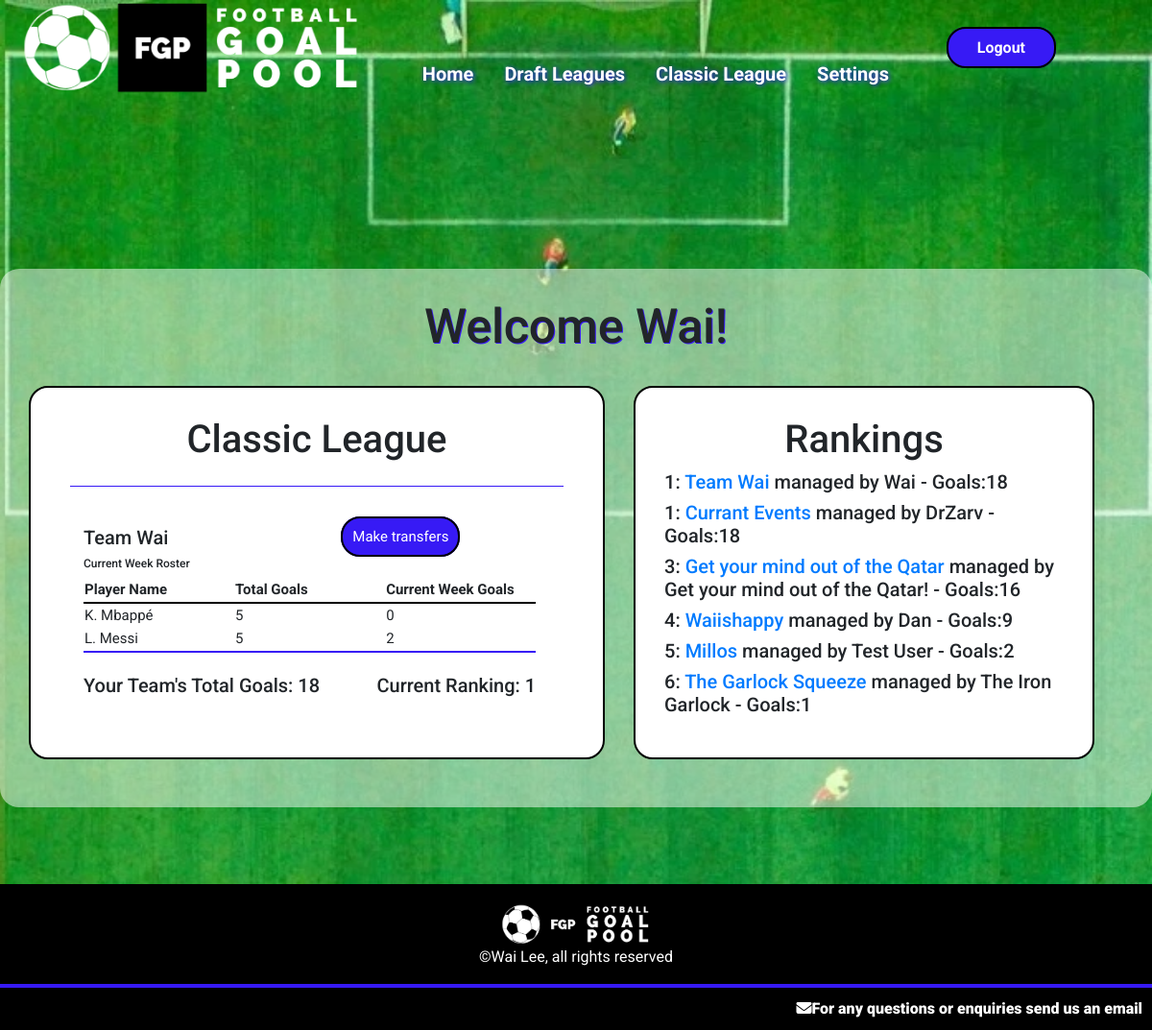
/globalleague (signed in), run on an earlier commit of the app's database.
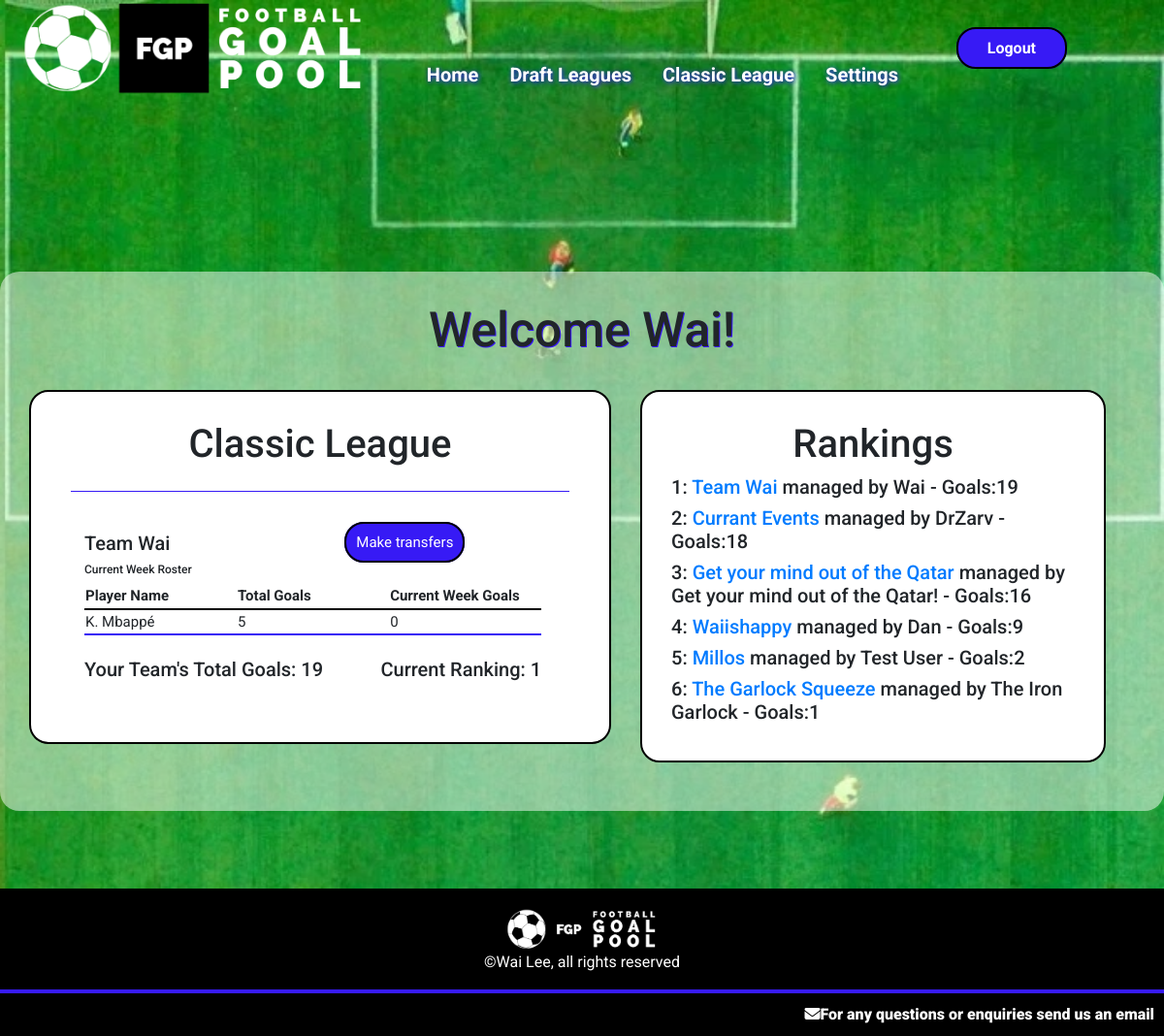
And on a later commit of the database.
### goalpoolapp/models.py (models this page shows, shortened)
class Player(models.Model):
    playercode = models.IntegerField()
    leagues = models.ManyToManyField(League, related_name="leagueplayers", blank=True)
    nickname = models.CharField(max_length=64)
    goals = models.IntegerField(default=0)
    country = models.ForeignKey(Country, on_delete=models.CASCADE, related_name="players")
    currentweekgoals = models.IntegerField(default=0)
    position = models.CharField(max_length=12)
    pic = models.CharField(max_length=100)

class Team(models.Model):
    manager = models.ForeignKey(User, on_delete=models.CASCADE, related_name="managedteams")
    league = models.ForeignKey(League, on_delete=models.CASCADE, related_name="leagueteams")
    players = models.ManyToManyField(Player, related_name="teams", blank=True)
    provisionalplayers = models.ManyToManyField(Player, related_name="provisionalteams", blank=True)
    rank = models.IntegerField(default=1)
    teamname = models.CharField(max_length=64)
    totalgoals = models.IntegerField(default=0)
    draftnumber = models.IntegerField(blank=True, null=True)

class User(AbstractUser):
    emailpermission = models.BooleanField(null=True)

### goalpoolapp/views.py (the view)
# urls.py: path('globalleague', views.globalleague, name='globalleague'),
@login_required
def globalleague(request):
    if request.method == "GET":
        global_league = getGlobalLeague()
        try:
            userteam = Team.objects.get(league=global_league, manager=request.user)
            global_teams = global_league.leagueteams.all().order_by('totalgoals')
            teamorder = Paginator(global_teams, 50)
            page = request.GET.get('page')
            teams = teamorder.get_page(page)
            return render(request, 'goalpoolapp/globalleague.html', {
                "league": global_league,
                "team": userteam,
                "teams": teams
            })
        except:
            return render(request, 'goalpoolapp/globalleague.html')

### goalpoolapp/functions.py (called while the page is built)
def getGlobalLeague():
    return League.objects.get(id='19')

### goalpoolapp/templates/goalpoolapp/globalleague.html (shortened to what this page needs)
{% extends "goalpoolapp/layout.html" %}
{% load static %}
{% block body %}
<div id="main-page-content-container">
    <div id="main-page-content">
        <h2>Welcome {{ user.username }}!</h2>
        <br>
        {% if not team %}
        <h3>You currently do not have a team registered for the Classic league</h3>
        <a class="button" href="{% url 'goalpoolapp:createglobalteam' %}">Click here to create a team</a>
        {% else %}
            <div class="leagues-container">
                <div>
                    <div class="leaguecontainer">
                        <h3>Classic League</h3>
                        <hr>
                        <div class="leagueinformation">
                            <div class="leaguetablecontainer">
                                <div class="split-flexbox">
                                    <div>
                                        <h5>{{ team.teamname }}</h5>
                                        <h6>Current Week Roster</h6>
                                    </div>
                                    <br>
                                    <div>
                                        {% if team.manager == user %}
                                        <a class="button" href="{% url 'goalpoolapp:globaltransfers' %}">Make transfers</a>
                                        {% endif %}
                                    </div>
                                    <br>
                                </div>
                                <table class="leaguetable">
                                    <tr>
                                        <th>Player Name</th>
                                        <th>Total Goals</th>
                                        <th>Current Week Goals</th>
                                    </tr>
                                    {% for player in team.players.all %}
                                    <tr {% if forloop.counter > 2 %}style="background-color: red" {% endif %}</tr>
                                        <td>{{ player.nickname }}</td>
                                        <td>{{ player.goals }}</td>
                                        <td>{{ player.currentweekgoals }}</td>
                                    </tr>
                                    {% endfor %}
                                </table>
                                <br>
                                <div class="split-flexbox">
                                    <h5>
                                        Your Team's Total Goals: {{ team.totalgoals }}
                                    </h5>
                                    <h5>
                                        Current Ranking: {{ team.rank }}
                                    </h5>
                                </div>
                            </div>
                        </div>
                    </div>
                </div>
                <div class="leaguecontainer">
                    <h3>Rankings</h3>
                    <div>
                        {% for team in teams|dictsort:"rank" %}
                            <h5>{{ team.rank }}: <a href="{% url 'goalpoolapp:viewglobalteam' team.id %}">{{ team.teamname }}</a> managed by {{ team.manager }} - Goals:{{ team.totalgoals }}</h5>
                        {% endfor %}
                    </div>
                </div>
            </div>
        {% endif %}
    </div>
</div>
{% endblock %}

What changed in the data, as far as the page shows it:
no longer on this page (row edited): Player: nickname "L. Messi", goals "5", currentweekgoals "2"
changed Team "Team Wai": totalgoals "18" → "19"
changed Team "Currant Events": rank "1" → "2"
